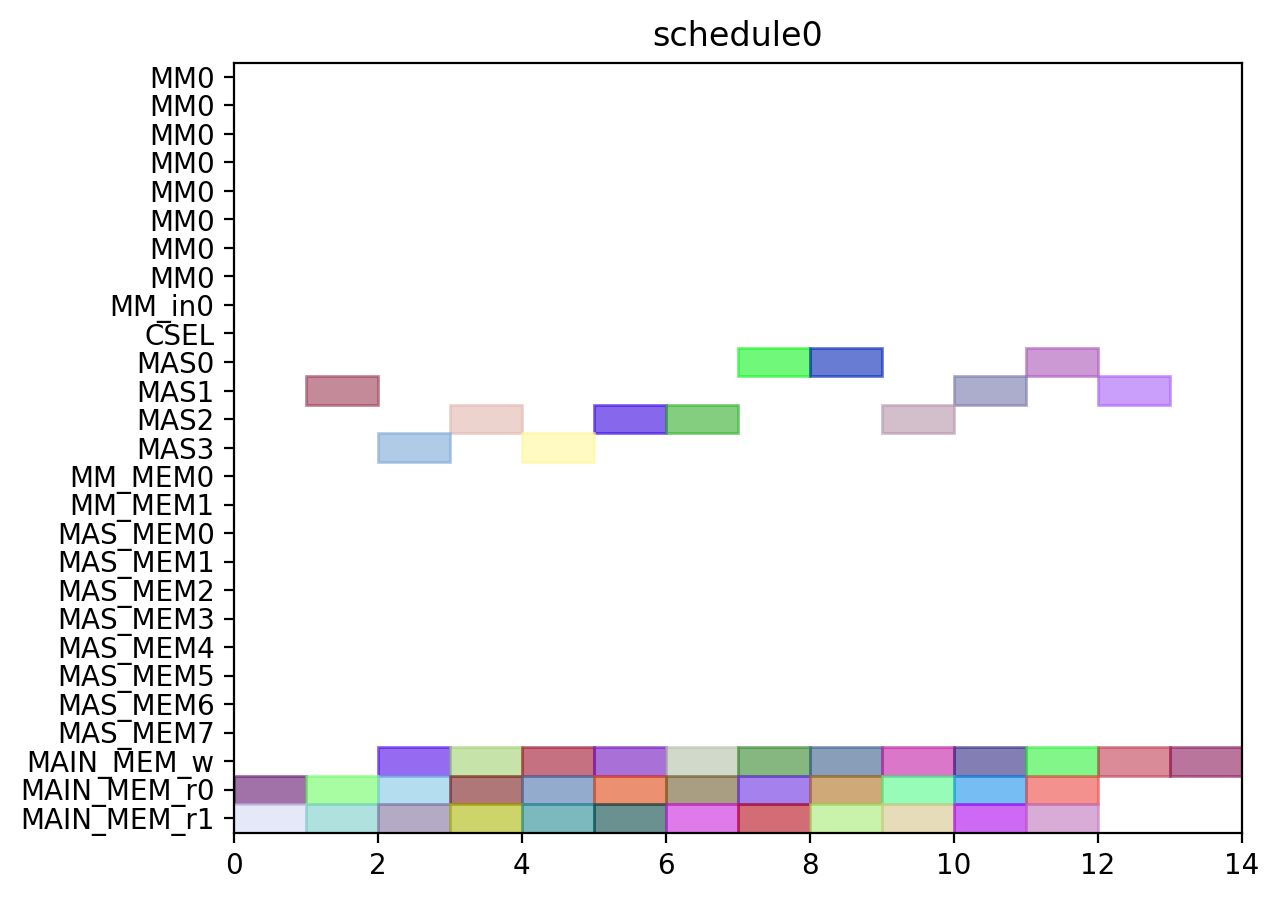

Reproduce this figure in Python.
from pyschedule import Scenario, solvers, plotters, alt


def solve():
	horizon = 90
	S = Scenario("schedule0", horizon=horizon)

	# resource
	MM = S.Resources('MM', num=1, size=8)
	MM_in = S.Resources('MM_in', num=1)
	CSEL = S.Resource('CSEL')
	MAS = S.Resources('MAS', num=4, size=1, periods=range(1, horizon))
	MM_MEM = S.Resources('MM_MEM', num=2)
	MAS_MEM = S.Resources('MAS_MEM', num=8)
	MAIN_MEM_w = S.Resource('MAIN_MEM_w', size=1)
	MAIN_MEM_r = S.Resources('MAIN_MEM_r', num=2)

	# result of previous scheduling

	# new tasks
	c000 = S.Task('c000', length=1, delay_cost=1)
	c000 += alt(MAS)

	S += 0<c000

	c000_w = S.Task('c000_w', length=1, delay_cost=1)
	c000_w += alt(MAIN_MEM_w)
	S += c000 <= c000_w

	c000_mem0 = S.Task('c000_mem0', length=1, delay_cost=1)
	c000_mem0 += MAIN_MEM_r[0]
	c000_mem1 = S.Task('c000_mem1', length=1, delay_cost=1)
	c000_mem1 += MAIN_MEM_r[1]
	c001 = S.Task('c001', length=1, delay_cost=1)
	c001 += alt(MAS)

	S += 0<c001

	c001_w = S.Task('c001_w', length=1, delay_cost=1)
	c001_w += alt(MAIN_MEM_w)
	S += c001 <= c001_w

	c001_mem0 = S.Task('c001_mem0', length=1, delay_cost=1)
	c001_mem0 += MAIN_MEM_r[0]
	c001_mem1 = S.Task('c001_mem1', length=1, delay_cost=1)
	c001_mem1 += MAIN_MEM_r[1]
	c010 = S.Task('c010', length=1, delay_cost=1)
	c010 += alt(MAS)

	S += 0<c010

	c010_w = S.Task('c010_w', length=1, delay_cost=1)
	c010_w += alt(MAIN_MEM_w)
	S += c010 <= c010_w

	c010_mem0 = S.Task('c010_mem0', length=1, delay_cost=1)
	c010_mem0 += MAIN_MEM_r[0]
	c010_mem1 = S.Task('c010_mem1', length=1, delay_cost=1)
	c010_mem1 += MAIN_MEM_r[1]
	c011 = S.Task('c011', length=1, delay_cost=1)
	c011 += alt(MAS)

	S += 0<c011

	c011_w = S.Task('c011_w', length=1, delay_cost=1)
	c011_w += alt(MAIN_MEM_w)
	S += c011 <= c011_w

	c011_mem0 = S.Task('c011_mem0', length=1, delay_cost=1)
	c011_mem0 += MAIN_MEM_r[0]
	c011_mem1 = S.Task('c011_mem1', length=1, delay_cost=1)
	c011_mem1 += MAIN_MEM_r[1]
	c100 = S.Task('c100', length=1, delay_cost=1)
	c100 += alt(MAS)

	S += 0<c100

	c100_w = S.Task('c100_w', length=1, delay_cost=1)
	c100_w += alt(MAIN_MEM_w)
	S += c100 <= c100_w

	c100_mem0 = S.Task('c100_mem0', length=1, delay_cost=1)
	c100_mem0 += MAIN_MEM_r[0]
	c100_mem1 = S.Task('c100_mem1', length=1, delay_cost=1)
	c100_mem1 += MAIN_MEM_r[1]
	c101 = S.Task('c101', length=1, delay_cost=1)
	c101 += alt(MAS)

	S += 0<c101

	c101_w = S.Task('c101_w', length=1, delay_cost=1)
	c101_w += alt(MAIN_MEM_w)
	S += c101 <= c101_w

	c101_mem0 = S.Task('c101_mem0', length=1, delay_cost=1)
	c101_mem0 += MAIN_MEM_r[0]
	c101_mem1 = S.Task('c101_mem1', length=1, delay_cost=1)
	c101_mem1 += MAIN_MEM_r[1]
	c110 = S.Task('c110', length=1, delay_cost=1)
	c110 += alt(MAS)

	S += 0<c110

	c110_w = S.Task('c110_w', length=1, delay_cost=1)
	c110_w += alt(MAIN_MEM_w)
	S += c110 <= c110_w

	c110_mem0 = S.Task('c110_mem0', length=1, delay_cost=1)
	c110_mem0 += MAIN_MEM_r[0]
	c110_mem1 = S.Task('c110_mem1', length=1, delay_cost=1)
	c110_mem1 += MAIN_MEM_r[1]
	c111 = S.Task('c111', length=1, delay_cost=1)
	c111 += alt(MAS)

	S += 0<c111

	c111_w = S.Task('c111_w', length=1, delay_cost=1)
	c111_w += alt(MAIN_MEM_w)
	S += c111 <= c111_w

	c111_mem0 = S.Task('c111_mem0', length=1, delay_cost=1)
	c111_mem0 += MAIN_MEM_r[0]
	c111_mem1 = S.Task('c111_mem1', length=1, delay_cost=1)
	c111_mem1 += MAIN_MEM_r[1]
	c200 = S.Task('c200', length=1, delay_cost=1)
	c200 += alt(MAS)

	S += 0<c200

	c200_w = S.Task('c200_w', length=1, delay_cost=1)
	c200_w += alt(MAIN_MEM_w)
	S += c200 <= c200_w

	c200_mem0 = S.Task('c200_mem0', length=1, delay_cost=1)
	c200_mem0 += MAIN_MEM_r[0]
	c200_mem1 = S.Task('c200_mem1', length=1, delay_cost=1)
	c200_mem1 += MAIN_MEM_r[1]
	c201 = S.Task('c201', length=1, delay_cost=1)
	c201 += alt(MAS)

	S += 0<c201

	c201_w = S.Task('c201_w', length=1, delay_cost=1)
	c201_w += alt(MAIN_MEM_w)
	S += c201 <= c201_w

	c201_mem0 = S.Task('c201_mem0', length=1, delay_cost=1)
	c201_mem0 += MAIN_MEM_r[0]
	c201_mem1 = S.Task('c201_mem1', length=1, delay_cost=1)
	c201_mem1 += MAIN_MEM_r[1]
	c210 = S.Task('c210', length=1, delay_cost=1)
	c210 += alt(MAS)

	S += 0<c210

	c210_w = S.Task('c210_w', length=1, delay_cost=1)
	c210_w += alt(MAIN_MEM_w)
	S += c210 <= c210_w

	c210_mem0 = S.Task('c210_mem0', length=1, delay_cost=1)
	c210_mem0 += MAIN_MEM_r[0]
	c210_mem1 = S.Task('c210_mem1', length=1, delay_cost=1)
	c210_mem1 += MAIN_MEM_r[1]
	c211 = S.Task('c211', length=1, delay_cost=1)
	c211 += alt(MAS)

	S += 0<c211

	c211_w = S.Task('c211_w', length=1, delay_cost=1)
	c211_w += alt(MAIN_MEM_w)
	S += c211 <= c211_w

	c211_mem0 = S.Task('c211_mem0', length=1, delay_cost=1)
	c211_mem0 += MAIN_MEM_r[0]
	c211_mem1 = S.Task('c211_mem1', length=1, delay_cost=1)
	c211_mem1 += MAIN_MEM_r[1]
	solvers.mip.solve(S,msg=1,kind='CPLEX',ratio_gap=1.01)

	solution = [['hoge']*len(S.solution()[1]) for i in range(len(S.solution()))]
	for i in range(len(S.solution())):
		for j in range(len(S.solution()[i])):
			solution[i][j]=str(S.solution()[i][j])
	print(solution)

	cycles = int(solution[-1][3])

	pic_file_name = "/home/mfukuda/ABE/multiRAM_multiMAS_16mux/scheduling_result/stage8MM1_stage1MAS4/CONJ/schedule0.png"
	if(S.solution() != []):
		plotters.matplotlib.plot(S,img_filename=pic_file_name, show_task_labels=False, fig_size=(cycles*0.25+3, 5))

	return solution
